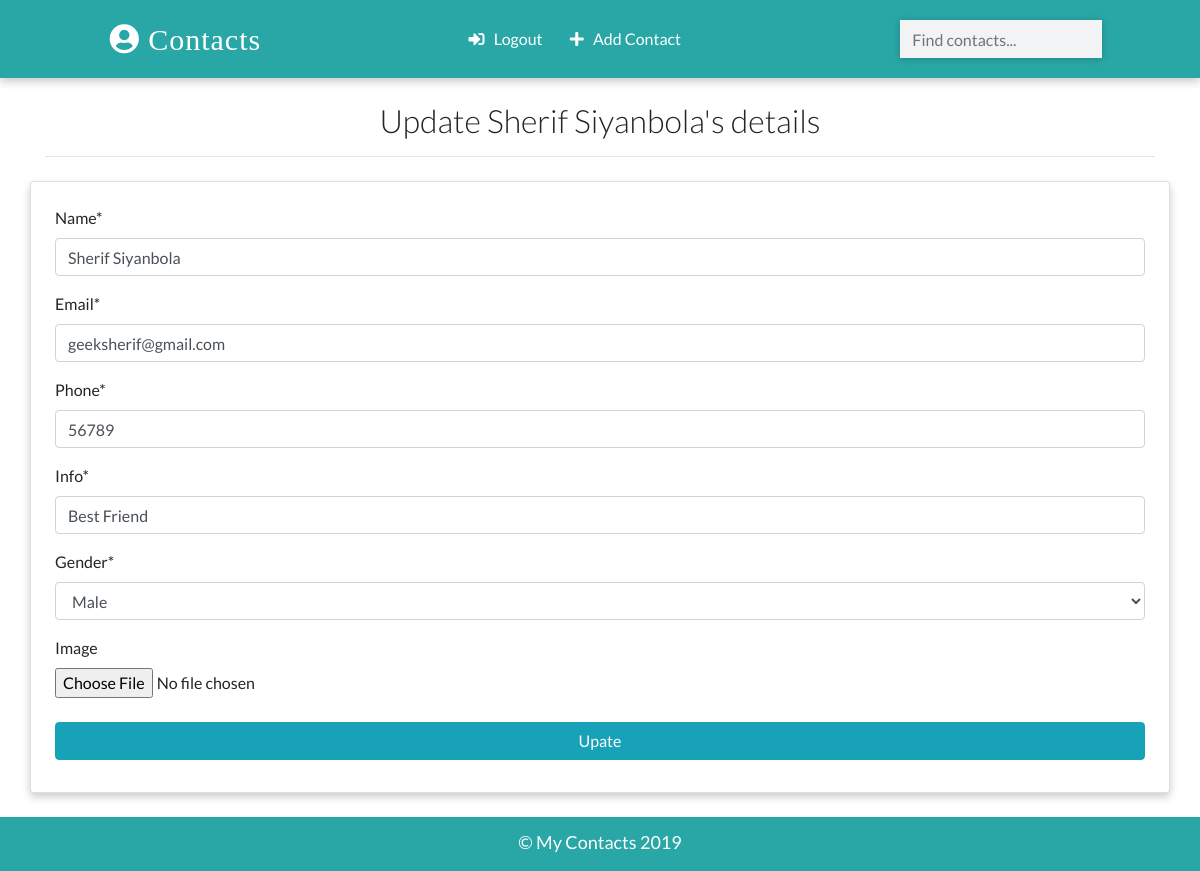
Screenshot of /contacts/update/3 (signed in) with the database file from the repository.
### app/models.py (models this page shows)
class Contact(models.Model):
    manager = models.ForeignKey(User, on_delete=models.CASCADE, default=None)
    name = models.CharField(max_length=100)
    email = models.EmailField(max_length=100)
    phone = models.IntegerField()
    info = models.CharField(max_length=100)
    gender = models.CharField(max_length=100, choices=(
        ('male', 'Male'),
        ('female', 'Female')
    ))
    image = models.ImageField(upload_to='images/', blank=True)
    date_added = models.DateTimeField(default=datetime.now)
    def __str__(self):
        return self.name
    class Meta:
        ordering = ['-id']

### app/views.py (the view, shortened to what this page needs)
# urls.py: path('contacts/update/<int:pk>', views.ContactUpdateView.as_view(), name="update"),
class ContactUpdateView(LoginRequiredMixin, UpdateView):
    model = Contact
    template_name = 'update.html'
    fields = ['name', 'email', 'phone', 'info', 'gender','image']

### templates/update.html (shortened to what this page needs)
{% extends 'base.html' %}
{% load crispy_forms_tags %}
{% load static %}
{% block content %}
    <div class = "container">
        <h2 class = "heading font-weight-light text-center">Update {{ contact }}'s details</h2>
        <hr>
    </div>
    <div class = "container w-26 card p-4 mt-4">
        <form action="" method="POST" enctype="multipart/form-data">
        {{form|crispy}}
        <input type = "submit" value = "Upate" class = "w-100 text-white text-center my-2 btn btn-info">
        </form>
    </div>
{% endblock content %}

### static/css/main.css (style rules this page uses)
:root { --back: #29a7a6; --girl: #e64298; --boy: #2874dd; }
body { font-family: Lato, sans-serif; }
.card { box-shadow: 0 4px 8px 0 rgba(0, 0, 0, 0.2); transition: 0.3s; min-width: 250px; box-sizing: border-box; }

### rows the page displays
Contact: name "Sherif Siyanbola", email "geeksherif@gmail.com", phone "56789", info "Best Friend", gender "Male"
